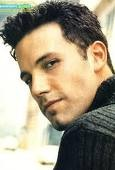
#> input picture From CVzone/Resources/Faces/train/Ben Afflek/1.jpg, 115 x 170 px
$ python contours.py
#> lines starting #> are read from the running program, lines starting #| are printed output that depends on the picture; after the words box and inside, x2 and y2 are one past the last pixel; in counts of white or black regions, pixels touching at a corner belong together
import cv2 as cv
import numpy as np

img_location = input("Enter image location : ")
#> the answer given: ../../From CVzone/Resources/Faces/train/Ben Afflek/1.jpg
img = cv.imread(img_location)
#> img is the input picture: shape (170, 115, 3); mean B, G, R 130.9, 151.7, 161.1
cv.imshow('image', img)
cv.waitKey(0)

blank_img = np.zeros(img.shape)

gray = cv.cvtColor(img, cv.COLOR_BGR2GRAY)
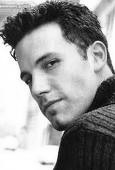
#> gray: shape (170, 115); min 0, max 255, mean 152.2

blur = cv.GaussianBlur(gray, (5,5), cv.BORDER_DEFAULT)
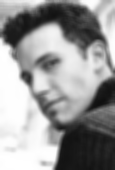
#> blur: shape (170, 115); min 15, max 255, mean 152.1

canny = cv.Canny(blur, 125, 175)
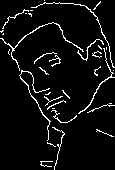
#> canny: shape (170, 115); 5.8% white in thin lines or dots
cv.imshow('Canny Edges', canny)
cv.waitKey(0)

contours, hierarchies = cv.findContours(canny, cv.RETR_LIST, cv.CHAIN_APPROX_SIMPLE)
#> contours = 34 contours, 31 with area under 20; largest, box (x1, y1, x2, y2) and area: (0, 22, 84, 71) 50, (19, 70, 51, 141) 34, (78, 48, 115, 114) 33
print(f'{len(contours)} contour(s) found!')
#| 34 contour(s) found!

cv.drawContours(blank_img, contours, -1, (0,0,255), 1)
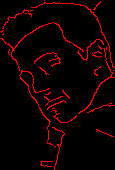
#> blank_img: shape (170, 115, 3) float64; mean of channels 0, 1, 2 0, 0, 14.9; drawn as B, G, R
cv.imshow('Contours Drawn', blank_img)
cv.waitKey(0)

$ run again, on From CVzone/Resources/Faces/train/Ben Afflek/13.jpg
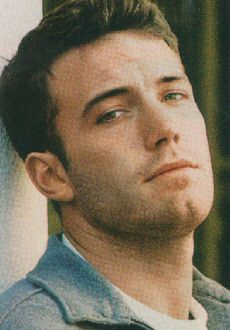
#> input picture From CVzone/Resources/Faces/train/Ben Afflek/13.jpg, 230 x 330 px
#> img is the input picture: shape (330, 230, 3); mean B, G, R 91.4, 112.1, 124.1
#> `canny = cv.Canny(blur, 125, 175)`:
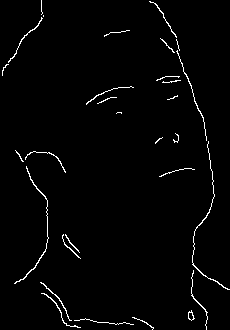
#> canny: shape (330, 230); 1.9% white in thin lines or dots
#> contours = 31 contours, 24 with area under 20; largest, box (x1, y1, x2, y2) and area: (14, 166, 49, 284) 46, (188, 310, 195, 321) 36, (192, 141, 230, 290) 36, (188, 312, 194, 321) 29, (8, 17, 43, 63) 26, (40, 282, 72, 321) 23, (41, 293, 81, 328) 22
#| 31 contour(s) found!
#> `cv.drawContours(blank_img, contours, -1, (0,0,255), 1)`:
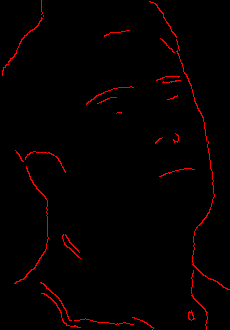
#> blank_img: shape (330, 230, 3) float64; mean of channels 0, 1, 2 0, 0, 4.8; drawn as B, G, R
